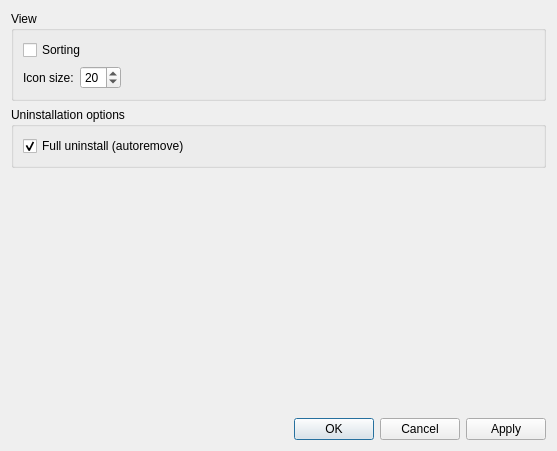
<?xml version="1.0" encoding="UTF-8"?>
<ui version="4.0">
 <class>Dialog</class>
 <widget class="QDialog" name="Dialog">
  <property name="geometry">
   <rect>
    <x>0</x>
    <y>0</y>
    <width>557</width>
    <height>451</height>
   </rect>
  </property>
  <property name="windowTitle">
   <string>Kuninstaller settings ...</string>
  </property>
  <property name="windowIcon">
   <iconset theme="settings-configure">
    <normaloff>../../.designer/backup</normaloff>../../.designer/backup</iconset>
  </property>
  <property name="locale">
   <locale language="English" country="UnitedStates"/>
  </property>
  <layout class="QGridLayout" name="gridLayout_3">
   <item row="1" column="0">
    <widget class="QGroupBox" name="groupBox_2">
     <property name="locale">
      <locale language="English" country="UnitedStates"/>
     </property>
     <property name="title">
      <string>Uninstallation options</string>
     </property>
     <layout class="QGridLayout" name="gridLayout">
      <item row="0" column="0">
       <widget class="QCheckBox" name="checkBox_2">
        <property name="locale">
         <locale language="English" country="UnitedStates"/>
        </property>
        <property name="text">
         <string>Full uninstall (autoremove)</string>
        </property>
        <property name="checked">
         <bool>true</bool>
        </property>
       </widget>
      </item>
     </layout>
    </widget>
   </item>
   <item row="0" column="0">
    <widget class="QGroupBox" name="groupBox">
     <property name="locale">
      <locale language="English" country="UnitedStates"/>
     </property>
     <property name="title">
      <string>View</string>
     </property>
     <layout class="QGridLayout" name="gridLayout_2">
      <item row="1" column="1">
       <widget class="QSpinBox" name="spinBox">
        <property name="locale">
         <locale language="English" country="UnitedStates"/>
        </property>
        <property name="value">
         <number>20</number>
        </property>
       </widget>
      </item>
      <item row="0" column="0" colspan="3">
       <widget class="QCheckBox" name="checkBox">
        <property name="locale">
         <locale language="English" country="UnitedStates"/>
        </property>
        <property name="text">
         <string>Sorting</string>
        </property>
       </widget>
      </item>
      <item row="1" column="3">
       <spacer name="horizontalSpacer_2">
        <property name="orientation">
         <enum>Qt::Horizontal</enum>
        </property>
        <property name="sizeHint" stdset="0">
         <size>
          <width>324</width>
          <height>20</height>
         </size>
        </property>
       </spacer>
      </item>
      <item row="0" column="3">
       <spacer name="horizontalSpacer">
        <property name="orientation">
         <enum>Qt::Horizontal</enum>
        </property>
        <property name="sizeHint" stdset="0">
         <size>
          <width>324</width>
          <height>20</height>
         </size>
        </property>
       </spacer>
      </item>
      <item row="1" column="0">
       <widget class="QLabel" name="label">
        <property name="locale">
         <locale language="English" country="UnitedStates"/>
        </property>
        <property name="text">
         <string>Icon size:</string>
        </property>
       </widget>
      </item>
     </layout>
    </widget>
   </item>
   <item row="3" column="0">
    <widget class="QDialogButtonBox" name="buttonBox">
     <property name="locale">
      <locale language="English" country="UnitedStates"/>
     </property>
     <property name="orientation">
      <enum>Qt::Horizontal</enum>
     </property>
     <property name="standardButtons">
      <set>QDialogButtonBox::Apply|QDialogButtonBox::Cancel|QDialogButtonBox::Ok</set>
     </property>
    </widget>
   </item>
   <item row="2" column="0">
    <spacer name="verticalSpacer">
     <property name="orientation">
      <enum>Qt::Vertical</enum>
     </property>
     <property name="sizeHint" stdset="0">
      <size>
       <width>20</width>
       <height>212</height>
      </size>
     </property>
    </spacer>
   </item>
  </layout>
 </widget>
 <resources/>
 <connections>
  <connection>
   <sender>buttonBox</sender>
   <signal>accepted()</signal>
   <receiver>Dialog</receiver>
   <slot>accept()</slot>
   <hints>
    <hint type="sourcelabel">
     <x>234</x>
     <y>410</y>
    </hint>
    <hint type="destinationlabel">
     <x>157</x>
     <y>274</y>
    </hint>
   </hints>
  </connection>
  <connection>
   <sender>buttonBox</sender>
   <signal>rejected()</signal>
   <receiver>Dialog</receiver>
   <slot>reject()</slot>
   <hints>
    <hint type="sourcelabel">
     <x>302</x>
     <y>410</y>
    </hint>
    <hint type="destinationlabel">
     <x>286</x>
     <y>274</y>
    </hint>
   </hints>
  </connection>
 </connections>
</ui>
